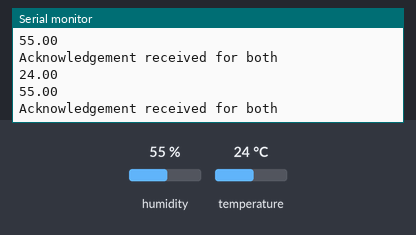
A sketch run on a simulated Arduino Uno, built with avr-gcc and run on an emulated ATmega328P. Parts: the last lines printed to the serial monitor. The inputs (shaded band) are chosen by the test bench; at power-on: humidity 55 %, temperature 24 °C. No radio packets arrive unless stated.

Above: at 3.8 s.
3.9 s: humidity set to 22 %
At 4.86 s:
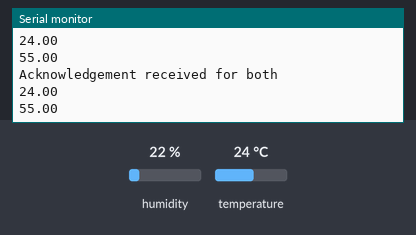
7.8 s: temperature set to 12 °C
At 8.9 s:
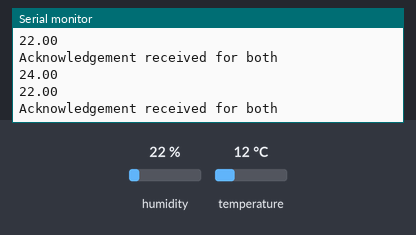
15.6 s: humidity set to 40 %
At 16.0 s:
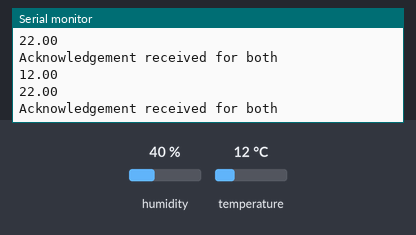
Timing chart, 0 to 18.6 s (numbered marks = the images above; inputs shaded):
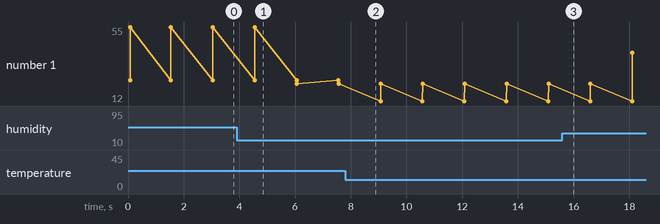

The sketch:

main_transmitter.ino
```cpp
#include <DHT.h>
#include <DHT_U.h>

#include <Adafruit_Sensor.h>

#include <nRF24L01.h>
#include <printf.h>
#include <RF24.h>
#include <RF24_config.h>

//RF24 Object
RF24 radio(3,4);//CE(Chip Enable), CSN( Chip Select Not)

//Communication address:
const uint8_t address[6] = {'0','0','0','0','1'}; //Address of the pipe through which the two radio transmitters communicate

#define dhtpin 5 //DHT Sensor Pin
#define dhttype 22 //DHT Sensor Type that is used

DHT dht(dhtpin, dhttype); // Assigning the DHT Sensor.

void setup() {
  printf_begin();

  Serial.begin(9600);

  radio.begin(); //Initializing 'radio' object that is the nRF24L01

  radio.setChannel(76);  // Setting the channel to 2400 + channel Mhz.
  radio.setRetries(15,15); // A delay of 15 * 250 microseconds = 0.004 seconds. The second argument is the number of retries, before giving up.

  bool chipConnected = radio.isChipConnected();
  if (chipConnected) {
    Serial.println("Chip is connected to SPI");
  }


  //char channel[] = radio.getChannel();
  Serial.print("This transmitter is connected to channel :");
  Serial.println(radio.getChannel());

  radio.setPALevel(RF24_PA_MIN, 1);


  //Opening a pipe and setting the adress where the transmitter will write to.
  radio.openWritingPipe(address);

  //This method stops listening for incoming messages and switches the module to transmit mode.
  radio.stopListening();

  radio.printPrettyDetails();

  dht.begin(); //Initializing 'dht' object

}

void loop() {
  float humid = dht.readHumidity() ; // Method to extract the humidity recorded by the sensor.
  float temp = dht.readTemperature(); // Read temperature in the default unit, which is Celsius.


  if (isnan(humid) || isnan(temp) ){
    Serial.println("INCOMPLETE DHT DATA"); //Error message in case either one of humid or temp is not recorded
  }
  char temp_array[7];
  char humid_array[7];
  dtostrf(temp, -6, 2, temp_array);
  dtostrf(humid, -6, 2, humid_array );

  Serial.println(temp_array);
  Serial.println(humid_array);

  boolean radioACK_TEMP = radio.write(&temp_array, sizeof(temp_array));
  delay(500);
  boolean radioACK_HUMID = radio.write(&humid_array, sizeof(humid_array));

  if ( (radioACK_TEMP) && (radioACK_HUMID) ) {
    Serial.println("Acknowledgement received for both");
  }

  if ( (radioACK_TEMP == false) || (radioACK_HUMID == false) ) {
    Serial.println("Acknowledgement NOT received for one or both messages");

    bool tx_ok, tx_fail, rx_ready; // Debug variables to find out what happened to the module
    radio.whatHappened(tx_ok, tx_fail, rx_ready);

    Serial.print("tx_ok :");
    Serial.println(tx_ok);
    Serial.print("tx_fail :");
    Serial.println(tx_fail);
    Serial.print("rx_ready :");
    Serial.println(rx_ready);

   }

  if (radio.failureDetected) {
    Serial.println("Failure Detected");
    radio.failureDetected = 0; //Resetting failure count
  }
   delay(1000);
}
```

Measured:
- plotted number 1: 55 → 22 after the input at 3.9 s, 22 → 40 after the input at 15.6 s
